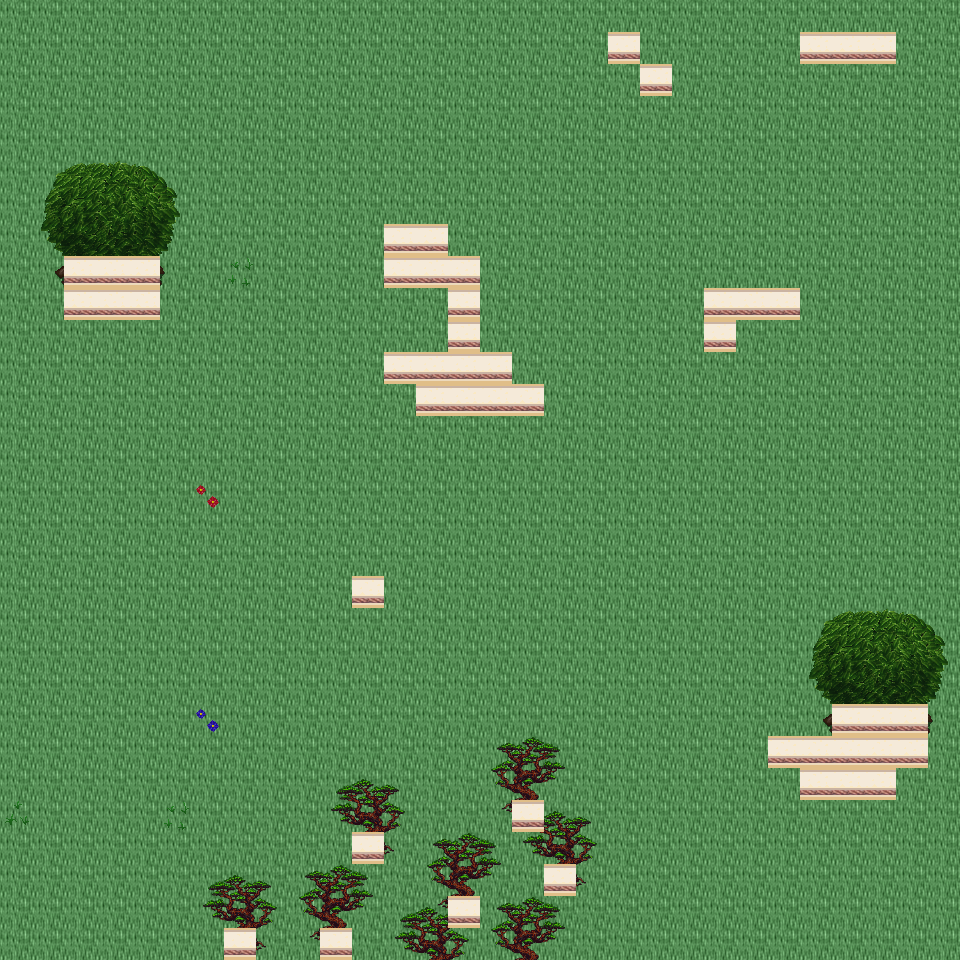

The image is a tile-based game level rendered from a .tmx file. Its description and source (layers, tilesets, objects; grid data summarised) follow:
An orthogonal 30x30 tile map with 32x32 px tiles, 6 tile layers (Ground, Object, Object2, Above, ...), 32 tilesets and 6 objects (6x mapExit).

<map version="1.0" orientation="orthogonal" renderorder="right-down" width="30" height="30" tilewidth="32" tileheight="32" nextobjectid="7">
  <tileset firstgid="1" name="tileset_building_wall_int_wall_pale" tilewidth="32" tileheight="32" tilecount="16" columns="2">
    <image source="../drawable/tileset_building_wall_int_wall_pale.png" width="64" height="256" />
  </tileset>
  <tileset firstgid="17" name="tileset_ground_ground" tilewidth="32" tileheight="32" tilecount="33" columns="3">
    <image source="../drawable/tileset_ground_ground.png" width="96" height="352" />
  </tileset>
  <tileset firstgid="50" name="tileset_plant_bush_bushes" tilewidth="32" tileheight="32" tilecount="10" columns="5">
    <image source="../drawable/tileset_plant_bush_bushes.png" width="160" height="64" />
  </tileset>
  <tileset firstgid="60" name="tileset_plant_flower_daisy_blue" tilewidth="32" tileheight="32" tilecount="8" columns="2">
    <image source="../drawable/tileset_plant_flower_daisy_blue.png" width="64" height="128" />
  </tileset>
  <tileset firstgid="68" name="tileset_plant_flower_daisy_red" tilewidth="32" tileheight="32" tilecount="8" columns="2">
    <image source="../drawable/tileset_plant_flower_daisy_red.png" width="64" height="128" />
  </tileset>
  <tileset firstgid="76" name="tileset_plant_flower_daisy_white" tilewidth="32" tileheight="32" tilecount="8" columns="2">
    <image source="../drawable/tileset_plant_flower_daisy_white.png" width="64" height="128" />
  </tileset>
  <tileset firstgid="84" name="tileset_plant_flower_daisy_yellow" tilewidth="32" tileheight="32" tilecount="8" columns="2">
    <image source="../drawable/tileset_plant_flower_daisy_yellow.png" width="64" height="128" />
  </tileset>
  <tileset firstgid="92" name="tileset_plant_tree_tree_green" tilewidth="32" tileheight="32" tilecount="88" columns="8">
    <image source="../drawable/tileset_plant_tree_tree_green.png" width="256" height="352" />
  </tileset>
  <tileset firstgid="180" name="tileset_ground_ladder_steps" tilewidth="32" tileheight="32" tilecount="6" columns="3">
    <image source="../drawable/tileset_ground_ladder_steps.png" width="96" height="64" />
  </tileset>
  <tileset firstgid="186" name="tileset_building_fence_wooden_brown_fence" tilewidth="32" tileheight="32" tilecount="42" columns="7">
    <image source="../drawable/tileset_building_fence_wooden_brown_fence.png" width="224" height="192" />
  </tileset>
  <tileset firstgid="228" name="tileset_ground_earth_edges" tilewidth="32" tileheight="32" tilecount="18" columns="6">
    <image source="../drawable/tileset_ground_earth_edges.png" width="192" height="96" />
  </tileset>
  <tileset firstgid="246" name="tileset_ground_grass_edges" tilewidth="32" tileheight="32" tilecount="36" columns="12">
    <image source="../drawable/tileset_ground_grass_edges.png" width="384" height="96" />
  </tileset>
  <tileset firstgid="282" name="tileset_ground_grass_corners" tilewidth="32" tileheight="32" tilecount="24" columns="6">
    <image source="../drawable/tileset_ground_grass_corners.png" width="192" height="128" />
  </tileset>
  <tileset firstgid="306" name="tileset_logic_collision" tilewidth="32" tileheight="32" tilecount="1" columns="1">
    <image source="../drawable/tileset_logic_collision.png" width="32" height="32" />
  </tileset>
  <tileset firstgid="307" name="tileset_plant_tree_apple_tree" tilewidth="32" tileheight="32" tilecount="9" columns="3">
    <image source="../drawable/tileset_plant_tree_apple_tree.png" width="96" height="96" />
  </tileset>
  <tileset firstgid="316" name="tileset_plant_flower_pointed_yellow" tilewidth="32" tileheight="32" tilecount="2" columns="2">
    <image source="../drawable/tileset_plant_flower_pointed_yellow.png" width="64" height="32" />
  </tileset>
  <tileset firstgid="318" name="tileset_plant_flower_planted_containers" tilewidth="32" tileheight="32" tilecount="16" columns="4">
    <image source="../drawable/tileset_plant_flower_planted_containers.png" width="128" height="128" />
  </tileset>
  <tileset firstgid="334" name="tileset_item_firewood" tilewidth="32" tileheight="32" tilecount="12" columns="3">
    <image source="../drawable/tileset_item_firewood.png" width="96" height="128" />
  </tileset>
  <tileset firstgid="346" name="tileset_plant_flower_hothouse_flowers" tilewidth="32" tileheight="32" tilecount="72" columns="6">
    <image source="../drawable/tileset_plant_flower_hothouse_flowers.png" width="192" height="384" />
  </tileset>
  <tileset firstgid="418" name="tileset_ground_water_pool" tilewidth="32" tileheight="32" tilecount="72" columns="3">
    <image source="../drawable/tileset_ground_water_pool.png" width="96" height="768" />
  </tileset>
  <tileset firstgid="490" name="tileset_ground_rock_rubble" tilewidth="32" tileheight="32" tilecount="9" columns="3">
    <image source="../drawable/tileset_ground_rock_rubble.png" width="96" height="96" />
  </tileset>
  <tileset firstgid="499" name="tileset_logic_portal" tilewidth="32" tileheight="32" tilecount="24" columns="8">
    <image source="../drawable/tileset_logic_portal.png" width="256" height="96" />
  </tileset>
  <tileset firstgid="523" name="tileset_logic_creature_animal" tilewidth="32" tileheight="32" tilecount="32" columns="8">
    <image source="../drawable/tileset_logic_creature_animal.png" width="256" height="128" />
  </tileset>
  <tileset firstgid="555" name="tileset_logic_item_resources" tilewidth="32" tileheight="32" tilecount="6" columns="6">
    <image source="../drawable/tileset_logic_item_resources.png" width="192" height="32" />
  </tileset>
  <tileset firstgid="561" name="tileset_ground_rock_rocks_3" tilewidth="32" tileheight="32" tilecount="16" columns="4">
    <image source="../drawable/tileset_ground_rock_rocks_3.png" width="128" height="128" />
  </tileset>
  <tileset firstgid="577" name="tileset_ground_rock_rocks" tilewidth="32" tileheight="32" tilecount="4" columns="2">
    <image source="../drawable/tileset_ground_rock_rocks.png" width="64" height="64" />
  </tileset>
  <tileset firstgid="581" name="tileset_logic_item_fruits" tilewidth="32" tileheight="32" tilecount="16" columns="8">
    <image source="../drawable/tileset_logic_item_fruits.png" width="256" height="64" />
  </tileset>
  <tileset firstgid="597" name="tileset_item_postbox" tilewidth="32" tileheight="32" tilecount="4" columns="2">
    <image source="../drawable/tileset_item_postbox.png" width="64" height="64" />
  </tileset>
  <tileset firstgid="601" name="tileset_plant_tree_umbrella_thorn" tilewidth="32" tileheight="32" tilecount="18" columns="6">
    <image source="../drawable/tileset_plant_tree_umbrella_thorn.png" width="192" height="96" />
  </tileset>
  <tileset firstgid="619" name="tileset_plant_grasses" tilewidth="32" tileheight="32" tilecount="6" columns="3">
    <image source="../drawable/tileset_plant_grasses.png" width="96" height="64" />
  </tileset>
  <tileset firstgid="625" name="tileset_building_house_pink_blue" tilewidth="32" tileheight="32" tilecount="99" columns="11">
    <image source="../drawable/tileset_building_house_pink_blue.png" width="352" height="288" />
  </tileset>
  <tileset firstgid="724" name="tileset_logic_creature_fowl" tilewidth="32" tileheight="32" tilecount="6" columns="6">
    <image source="../drawable/tileset_logic_creature_fowl.png" width="192" height="32" />
  </tileset>
  <layer name="Ground" width="30" height="30">
    <data>[900 cells, 900 non-empty, 1 distinct tile ids]</data>
  </layer>
  <layer name="Object" width="30" height="30">
    <data>[900 cells, 30 non-empty, 16 distinct tile ids]</data>
  </layer>
  <layer name="Object2" width="30" height="30">
    <data>[900 cells, 30 non-empty, 2 distinct tile ids]</data>
  </layer>
  <layer name="Above" width="30" height="30">
    <data>[900 cells, 84 non-empty, 30 distinct tile ids]</data>
  </layer>
  <layer name="Above2" width="30" height="30">
    <data>[900 cells, 0 non-empty, 0 distinct tile ids]</data>
  </layer>
  <layer name="Walkable" width="30" height="30">
    <data>[900 cells, 48 non-empty, 1 distinct tile ids]</data>
  </layer>
  <objectgroup name="MapEvents">
    <object id="1" name="north" type="mapExit" x="0" y="0" width="960" height="32">
      <properties>
        <property name="map" value="level_0_x139_y112" />
        <property name="x" value="0" />
        <property name="y" value="28" />
      </properties>
    </object>
    <object id="2" name="south" type="mapExit" x="0" y="928" width="224" height="32">
      <properties>
        <property name="map" value="level_0_x139_y114" />
        <property name="x" value="0" />
        <property name="y" value="1" />
      </properties>
    </object>
    <object id="3" name="south2" type="mapExit" x="256" y="928" width="64" height="32">
      <properties>
        <property name="map" value="level_0_x139_y114" />
        <property name="x" value="8" />
        <property name="y" value="1" />
      </properties>
    </object>
    <object id="4" name="south3" type="mapExit" x="352" y="928" width="608" height="32">
      <properties>
        <property name="map" value="level_0_x139_y114" />
        <property name="x" value="11" />
        <property name="y" value="1" />
      </properties>
    </object>
    <object id="5" name="west" type="mapExit" x="0" y="0" width="32" height="960">
      <properties>
        <property name="map" value="level_0_x138_y113" />
        <property name="x" value="28" />
        <property name="y" value="0" />
      </properties>
    </object>
    <object id="6" name="east" type="mapExit" x="928" y="0" width="32" height="960">
      <properties>
        <property name="map" value="level_0_x140_y113" />
        <property name="x" value="1" />
        <property name="y" value="0" />
      </properties>
    </object>
  </objectgroup>
</map>
